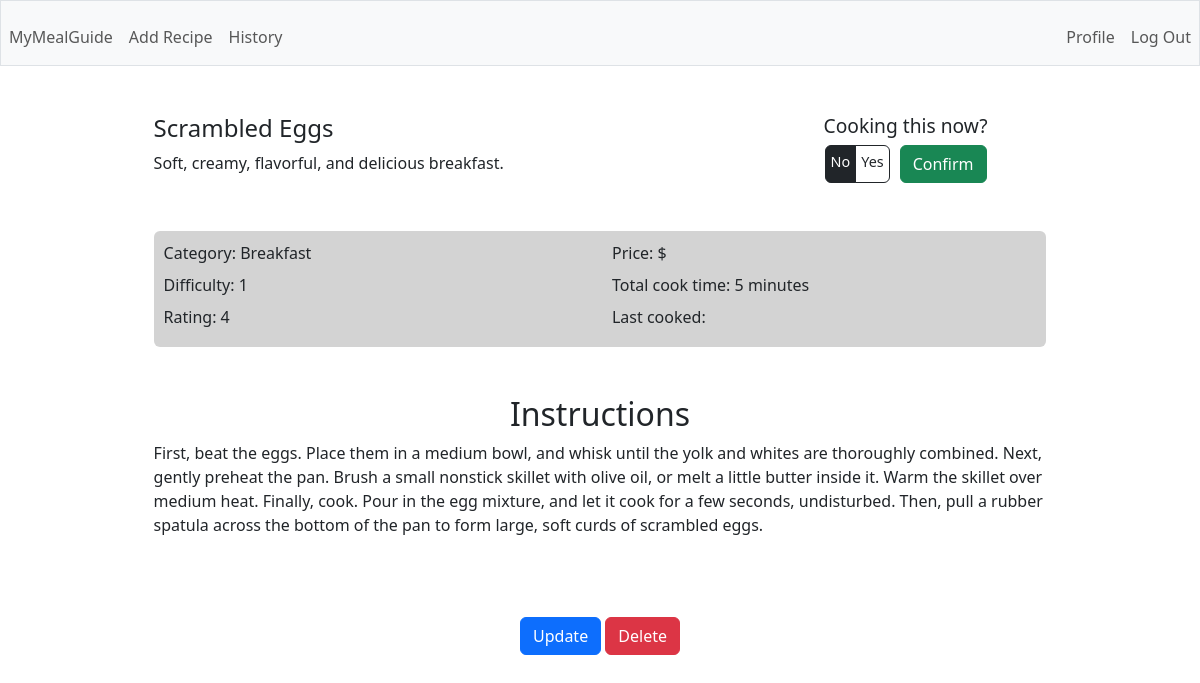
The app's page /recipe/12 (signed in) with its own data.
### tables this page shows
CREATE TABLE recipes (
        id INTEGER PRIMARY KEY AUTOINCREMENT,
        user_id INTEGER,
        name TEXT NOT NULL,
        description TEXT,
        total_time INTEGER,
        category TEXT,
        instructions TEXT,
        difficulty INTEGER,
        rating INTEGER,
        price TEXT,
        last_cooked DATE,
        FOREIGN KEY(user_id) REFERENCES users(id)
    );

### app.py (the view)
@app.route('/recipe/<int:id>')
@login_required
def recipe(id):
    row = g.c.execute('SELECT * FROM recipes WHERE id = ?', (id,)).fetchone()
    return render_template('recipe.html', row=row)

### app.py (called while the page is built)
@app.before_request
def before_request():
    g.db = sqlite3.connect('database.db')
    g.c = g.db.cursor()

@app.teardown_request
def teardown_request(exception):
    db = getattr(g, 'db', None)
    if db is not None:
        db.close()

@app.after_request
def after_request(response):
    response.headers['Cache-Control'] = 'no-cache, no-store, must-revalidate'
    response.headers['Pragma'] = 'no-cache'
    response.headers['Expires'] = '0'
    return response

### helpers.py (called while the page is built)
def login_required(f):
    @wraps(f)
    def decorated_function(*args, **kwargs):
        if session.get('user_id') is None:
            return redirect('/login')
        return f(*args, **kwargs)
    return decorated_function

### templates/recipe.html (shortened to what this page needs)
{% extends "layout.html" %} {% block title %} Recipe Details {% endblock %} {%
block main %}
<div class="recipe_wrap">
  <div class="row header">
    <div class="col-md-8">
      <h1>{{ row[2] }}</h1>
      <p>{{ row[3] }}</p>
    </div>
    <div class="col-md-4">
      <div class="cooking_now">
        <h3 class="d-flex justify-content-center">Cooking this now?</h3>
        <form
          action="/cooking_now/{{row[0]}}"
          method="get"
          class="d-flex justify-content-center"
        >
          <div class="btn-group" role="group">
            <label class="cooking_choice btn btn-outline-dark" for="no"
              >No</label
            >
            <label class="cooking_choice btn btn-outline-dark" for="yes"
              >Yes</label
            >
          </div>
          <button class="cooking_button btn btn-success" type="submit">
            Confirm
          </button>
        </form>
      </div>
    </div>
  </div>
  <div class="details rounded">
    <div class="row">
      <div class="col-md-6">
        <p>Category: {{ row[5] }}</p>
        <p>Difficulty: {{ row[7] }}</p>
        <p>Rating: {{ row[8] }}</p>
      </div>
      <div class="col-md-6">
        <p>Price: {{ row[9] }}</p>
        <p>Total cook time: {{ row[4] }} minutes</p>
        <p>Last cooked: {{ row[10] }}</p>
      </div>
    </div>
  </div>
  <div class="instruction">
    <h2>Instructions</h2>
    <p>{{ row[6] }}</p>
  </div>
  <div class="actions d-flex justify-content-center">
    <div>
      <a href="{{ url_for('update', id=row[0]) }}" class="btn btn-primary"
        >Update</a
      >
      <a href="{{ url_for('delete', id=row[0]) }}" class="btn btn-danger"
        >Delete</a
      >
    </div>
  </div>
</div>
{% endblock %}

### static/styles.css (style rules this page uses)
p { margin-bottom: 0.5rem; }
a { text-decoration: none; color: #333; }
.recipe_wrap { text-align: start; width: 80%; margin: 0 auto; }
.header { margin-bottom: 3rem; }
.header h1 { font-size: 1.5rem; }
.details { background-color: #d3d3d3; padding: 10px; }
.instruction { margin: 3rem 0 5rem 0; }
.instruction h2 { text-align: center; }
.cooking_now h3 { font-size: 1.2rem; }
.cooking_choice { font-size: 0.9rem; padding: 5px; }
.cooking_button { margin-left: 10px; }

### records on screen
recipes: name "Scrambled Eggs", description "Soft, creamy, flavorful, and delicious breakfast.", category "Breakfast", difficulty "1", rating "4", price "$", total_time "5", instructions "First, beat the eggs. Place them in a medium bowl, and whisk until the yolk and whites are thoroughly combined. Next, gently preheat the pan. Brush a small nonstick skillet with olive oil, or melt a little butter inside it. Warm the skillet over medium heat. Finally, cook. Pour in the egg mixture, and let it cook for a few seconds, undisturbed. Then, pull a rubber spatula across the bottom of the pan to form large, soft curds of scrambled eggs."
